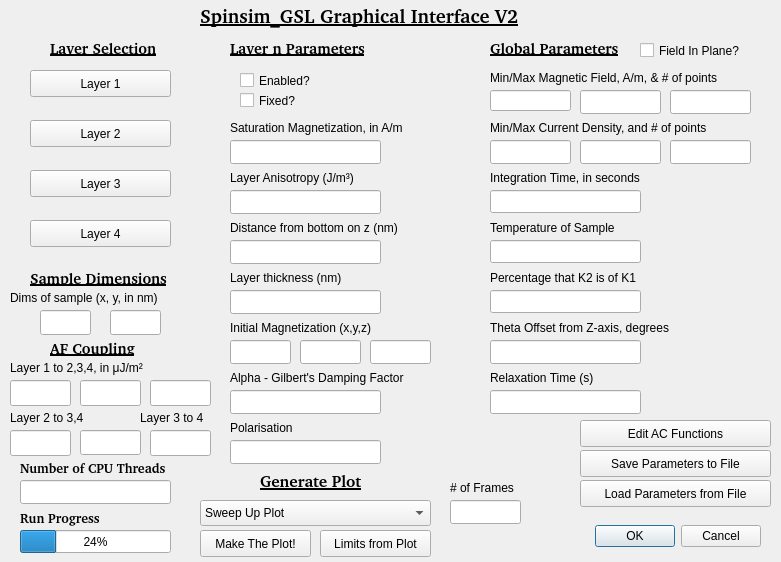
<?xml version="1.0" encoding="UTF-8"?>
<ui version="4.0">
 <class>Dialog</class>
 <widget class="QDialog" name="Dialog">
  <property name="geometry">
   <rect>
    <x>0</x>
    <y>0</y>
    <width>781</width>
    <height>562</height>
   </rect>
  </property>
  <property name="windowTitle">
   <string>Dialog</string>
  </property>
  <property name="windowIcon">
   <iconset>
    <normaloff>deprecated/small-mag.gif</normaloff>deprecated/small-mag.gif</iconset>
  </property>
  <widget class="QDialogButtonBox" name="buttonBox">
   <property name="geometry">
    <rect>
     <x>420</x>
     <y>520</y>
     <width>341</width>
     <height>32</height>
    </rect>
   </property>
   <property name="orientation">
    <enum>Qt::Horizontal</enum>
   </property>
   <property name="standardButtons">
    <set>QDialogButtonBox::Cancel|QDialogButtonBox::Ok</set>
   </property>
  </widget>
  <widget class="QPushButton" name="pushButton_layer1">
   <property name="geometry">
    <rect>
     <x>30</x>
     <y>70</y>
     <width>141</width>
     <height>27</height>
    </rect>
   </property>
   <property name="text">
    <string>Layer 1</string>
   </property>
  </widget>
  <widget class="QPushButton" name="pushButton_layer2">
   <property name="geometry">
    <rect>
     <x>30</x>
     <y>120</y>
     <width>141</width>
     <height>27</height>
    </rect>
   </property>
   <property name="text">
    <string>Layer 2</string>
   </property>
  </widget>
  <widget class="QPushButton" name="pushButton_layer3">
   <property name="geometry">
    <rect>
     <x>30</x>
     <y>170</y>
     <width>141</width>
     <height>27</height>
    </rect>
   </property>
   <property name="text">
    <string>Layer 3</string>
   </property>
  </widget>
  <widget class="QPushButton" name="pushButton_layer4">
   <property name="geometry">
    <rect>
     <x>30</x>
     <y>220</y>
     <width>141</width>
     <height>27</height>
    </rect>
   </property>
   <property name="text">
    <string>Layer 4</string>
   </property>
  </widget>
  <widget class="QLabel" name="label">
   <property name="geometry">
    <rect>
     <x>50</x>
     <y>40</y>
     <width>141</width>
     <height>16</height>
    </rect>
   </property>
   <property name="font">
    <font>
     <family>Bitstream Charter</family>
     <pointsize>11</pointsize>
     <weight>75</weight>
     <bold>true</bold>
     <underline>true</underline>
    </font>
   </property>
   <property name="text">
    <string>Layer Selection</string>
   </property>
  </widget>
  <widget class="QLabel" name="label_layerParams">
   <property name="geometry">
    <rect>
     <x>230</x>
     <y>40</y>
     <width>141</width>
     <height>16</height>
    </rect>
   </property>
   <property name="font">
    <font>
     <family>Bitstream Charter</family>
     <pointsize>11</pointsize>
     <weight>75</weight>
     <bold>true</bold>
     <underline>true</underline>
    </font>
   </property>
   <property name="text">
    <string>Layer n Parameters</string>
   </property>
  </widget>
  <widget class="QLabel" name="label_3">
   <property name="geometry">
    <rect>
     <x>30</x>
     <y>270</y>
     <width>141</width>
     <height>16</height>
    </rect>
   </property>
   <property name="font">
    <font>
     <family>Bitstream Charter</family>
     <pointsize>11</pointsize>
     <weight>75</weight>
     <bold>true</bold>
     <underline>true</underline>
    </font>
   </property>
   <property name="text">
    <string>Sample Dimensions</string>
   </property>
  </widget>
  <widget class="QLineEdit" name="lineEdit_dx">
   <property name="geometry">
    <rect>
     <x>40</x>
     <y>310</y>
     <width>51</width>
     <height>25</height>
    </rect>
   </property>
  </widget>
  <widget class="QLineEdit" name="lineEdit_dy">
   <property name="geometry">
    <rect>
     <x>110</x>
     <y>310</y>
     <width>51</width>
     <height>25</height>
    </rect>
   </property>
  </widget>
  <widget class="QLabel" name="label_4">
   <property name="geometry">
    <rect>
     <x>10</x>
     <y>290</y>
     <width>261</width>
     <height>16</height>
    </rect>
   </property>
   <property name="text">
    <string>Dims of sample (x, y, in nm)</string>
   </property>
  </widget>
  <widget class="QCheckBox" name="checkBox_layerEn">
   <property name="geometry">
    <rect>
     <x>240</x>
     <y>70</y>
     <width>87</width>
     <height>21</height>
    </rect>
   </property>
   <property name="text">
    <string>Enabled?</string>
   </property>
  </widget>
  <widget class="QLabel" name="label_5">
   <property name="geometry">
    <rect>
     <x>230</x>
     <y>120</y>
     <width>261</width>
     <height>16</height>
    </rect>
   </property>
   <property name="text">
    <string>Saturation Magnetization, in A/m</string>
   </property>
  </widget>
  <widget class="QLineEdit" name="lineEdit_SatMag">
   <property name="geometry">
    <rect>
     <x>230</x>
     <y>140</y>
     <width>151</width>
     <height>24</height>
    </rect>
   </property>
  </widget>
  <widget class="QLabel" name="label_6">
   <property name="geometry">
    <rect>
     <x>490</x>
     <y>40</y>
     <width>141</width>
     <height>16</height>
    </rect>
   </property>
   <property name="font">
    <font>
     <family>Bitstream Charter</family>
     <pointsize>11</pointsize>
     <weight>75</weight>
     <bold>true</bold>
     <underline>true</underline>
    </font>
   </property>
   <property name="text">
    <string>Global Parameters</string>
   </property>
  </widget>
  <widget class="QLineEdit" name="lineEdit_n">
   <property name="geometry">
    <rect>
     <x>670</x>
     <y>140</y>
     <width>81</width>
     <height>24</height>
    </rect>
   </property>
   <property name="text">
    <string/>
   </property>
  </widget>
  <widget class="QLineEdit" name="lineEdit_jmin">
   <property name="geometry">
    <rect>
     <x>490</x>
     <y>140</y>
     <width>81</width>
     <height>24</height>
    </rect>
   </property>
   <property name="text">
    <string/>
   </property>
  </widget>
  <widget class="QLabel" name="label_8">
   <property name="geometry">
    <rect>
     <x>490</x>
     <y>120</y>
     <width>261</width>
     <height>16</height>
    </rect>
   </property>
   <property name="text">
    <string>Min/Max Current Density, and # of points</string>
   </property>
  </widget>
  <widget class="QLineEdit" name="lineEdit_jmax">
   <property name="geometry">
    <rect>
     <x>580</x>
     <y>140</y>
     <width>81</width>
     <height>24</height>
    </rect>
   </property>
   <property name="text">
    <string/>
   </property>
  </widget>
  <widget class="QLineEdit" name="lineEdit_nfield">
   <property name="geometry">
    <rect>
     <x>670</x>
     <y>90</y>
     <width>81</width>
     <height>24</height>
    </rect>
   </property>
   <property name="text">
    <string/>
   </property>
  </widget>
  <widget class="QLineEdit" name="lineEdit_hzmax">
   <property name="geometry">
    <rect>
     <x>580</x>
     <y>90</y>
     <width>81</width>
     <height>24</height>
    </rect>
   </property>
   <property name="text">
    <string/>
   </property>
  </widget>
  <widget class="QLabel" name="label_11">
   <property name="geometry">
    <rect>
     <x>490</x>
     <y>70</y>
     <width>261</width>
     <height>16</height>
    </rect>
   </property>
   <property name="text">
    <string>Min/Max Magnetic Field, A/m, &amp; # of points</string>
   </property>
  </widget>
  <widget class="QLineEdit" name="lineEdit_hzmin">
   <property name="geometry">
    <rect>
     <x>490</x>
     <y>90</y>
     <width>81</width>
     <height>21</height>
    </rect>
   </property>
   <property name="text">
    <string/>
   </property>
  </widget>
  <widget class="QLineEdit" name="lineEdit_perK2">
   <property name="geometry">
    <rect>
     <x>490</x>
     <y>290</y>
     <width>151</width>
     <height>23</height>
    </rect>
   </property>
   <property name="text">
    <string/>
   </property>
  </widget>
  <widget class="QLabel" name="label_13">
   <property name="geometry">
    <rect>
     <x>490</x>
     <y>270</y>
     <width>261</width>
     <height>16</height>
    </rect>
   </property>
   <property name="text">
    <string>Percentage that K2 is of K1</string>
   </property>
  </widget>
  <widget class="QLineEdit" name="lineEdit_thetaoff">
   <property name="geometry">
    <rect>
     <x>490</x>
     <y>340</y>
     <width>151</width>
     <height>24</height>
    </rect>
   </property>
   <property name="text">
    <string/>
   </property>
  </widget>
  <widget class="QLabel" name="label_14">
   <property name="geometry">
    <rect>
     <x>490</x>
     <y>320</y>
     <width>261</width>
     <height>16</height>
    </rect>
   </property>
   <property name="text">
    <string>Theta Offset from Z-axis, degrees</string>
   </property>
  </widget>
  <widget class="QLineEdit" name="lineEdit_threadcount">
   <property name="geometry">
    <rect>
     <x>20</x>
     <y>480</y>
     <width>151</width>
     <height>24</height>
    </rect>
   </property>
   <property name="text">
    <string/>
   </property>
  </widget>
  <widget class="QLabel" name="label_15">
   <property name="geometry">
    <rect>
     <x>20</x>
     <y>460</y>
     <width>171</width>
     <height>16</height>
    </rect>
   </property>
   <property name="font">
    <font>
     <family>Bitstream Charter</family>
     <pointsize>10</pointsize>
     <weight>75</weight>
     <bold>true</bold>
    </font>
   </property>
   <property name="text">
    <string>Number of CPU Threads</string>
   </property>
  </widget>
  <widget class="QProgressBar" name="progressBar_Progress">
   <property name="geometry">
    <rect>
     <x>20</x>
     <y>530</y>
     <width>151</width>
     <height>23</height>
    </rect>
   </property>
   <property name="value">
    <number>24</number>
   </property>
  </widget>
  <widget class="QLabel" name="label_Progress">
   <property name="geometry">
    <rect>
     <x>20</x>
     <y>510</y>
     <width>261</width>
     <height>16</height>
    </rect>
   </property>
   <property name="font">
    <font>
     <family>Bitstream Charter</family>
     <pointsize>10</pointsize>
     <weight>75</weight>
     <bold>true</bold>
    </font>
   </property>
   <property name="text">
    <string>Run Progress</string>
   </property>
  </widget>
  <widget class="QLabel" name="label_GeneratePlot">
   <property name="geometry">
    <rect>
     <x>260</x>
     <y>470</y>
     <width>141</width>
     <height>21</height>
    </rect>
   </property>
   <property name="font">
    <font>
     <family>Bitstream Charter</family>
     <pointsize>12</pointsize>
     <weight>75</weight>
     <bold>true</bold>
     <underline>true</underline>
    </font>
   </property>
   <property name="text">
    <string>Generate Plot</string>
   </property>
  </widget>
  <widget class="QPushButton" name="pushButton_GetLims">
   <property name="geometry">
    <rect>
     <x>320</x>
     <y>530</y>
     <width>111</width>
     <height>27</height>
    </rect>
   </property>
   <property name="text">
    <string>Limits from Plot</string>
   </property>
  </widget>
  <widget class="QPushButton" name="pushButton_MakePlot">
   <property name="geometry">
    <rect>
     <x>200</x>
     <y>530</y>
     <width>111</width>
     <height>27</height>
    </rect>
   </property>
   <property name="text">
    <string>Make The Plot!</string>
   </property>
  </widget>
  <widget class="QComboBox" name="comboBox_PlotType">
   <property name="geometry">
    <rect>
     <x>200</x>
     <y>500</y>
     <width>231</width>
     <height>26</height>
    </rect>
   </property>
   <item>
    <property name="text">
     <string>Sweep Up Plot</string>
    </property>
   </item>
   <item>
    <property name="text">
     <string>Sweep Down Plot</string>
    </property>
   </item>
   <item>
    <property name="text">
     <string>Sweep Up - Down (Difference)</string>
    </property>
   </item>
   <item>
    <property name="text">
     <string>Sweep Up + Down (Sum)</string>
    </property>
   </item>
   <item>
    <property name="text">
     <string>All Plots</string>
    </property>
   </item>
   <item>
    <property name="text">
     <string>Single Point</string>
    </property>
   </item>
   <item>
    <property name="text">
     <string>Single Point, Animation</string>
    </property>
   </item>
   <item>
    <property name="text">
     <string>H sweep only</string>
    </property>
   </item>
   <item>
    <property name="text">
     <string>J sweep only</string>
    </property>
   </item>
  </widget>
  <widget class="QLineEdit" name="lineEdit_Alpha">
   <property name="geometry">
    <rect>
     <x>230</x>
     <y>390</y>
     <width>151</width>
     <height>24</height>
    </rect>
   </property>
   <property name="text">
    <string/>
   </property>
  </widget>
  <widget class="QLabel" name="label_17">
   <property name="geometry">
    <rect>
     <x>230</x>
     <y>370</y>
     <width>261</width>
     <height>16</height>
    </rect>
   </property>
   <property name="text">
    <string>Alpha - Gilbert's Damping Factor</string>
   </property>
  </widget>
  <widget class="QLineEdit" name="lineEdit_K1">
   <property name="geometry">
    <rect>
     <x>230</x>
     <y>190</y>
     <width>151</width>
     <height>24</height>
    </rect>
   </property>
   <property name="text">
    <string/>
   </property>
  </widget>
  <widget class="QLabel" name="label_18">
   <property name="geometry">
    <rect>
     <x>230</x>
     <y>170</y>
     <width>261</width>
     <height>16</height>
    </rect>
   </property>
   <property name="text">
    <string>Layer Anisotropy (J/m³)</string>
   </property>
  </widget>
  <widget class="QLabel" name="label_19">
   <property name="geometry">
    <rect>
     <x>200</x>
     <y>0</y>
     <width>321</width>
     <height>31</height>
    </rect>
   </property>
   <property name="font">
    <font>
     <family>Bitstream Charter</family>
     <pointsize>14</pointsize>
     <weight>75</weight>
     <bold>true</bold>
     <underline>true</underline>
    </font>
   </property>
   <property name="text">
    <string>Spinsim_GSL Graphical Interface V2</string>
   </property>
  </widget>
  <widget class="QCheckBox" name="checkBox_layerFixed">
   <property name="geometry">
    <rect>
     <x>240</x>
     <y>90</y>
     <width>87</width>
     <height>21</height>
    </rect>
   </property>
   <property name="text">
    <string>Fixed?</string>
   </property>
  </widget>
  <widget class="QLabel" name="label_20">
   <property name="geometry">
    <rect>
     <x>230</x>
     <y>220</y>
     <width>261</width>
     <height>16</height>
    </rect>
   </property>
   <property name="text">
    <string>Distance from bottom on z (nm)</string>
   </property>
  </widget>
  <widget class="QLineEdit" name="lineEdit_layerpos_z">
   <property name="geometry">
    <rect>
     <x>230</x>
     <y>240</y>
     <width>151</width>
     <height>24</height>
    </rect>
   </property>
   <property name="text">
    <string/>
   </property>
  </widget>
  <widget class="QLineEdit" name="lineEdit_dz">
   <property name="geometry">
    <rect>
     <x>230</x>
     <y>290</y>
     <width>151</width>
     <height>24</height>
    </rect>
   </property>
   <property name="text">
    <string/>
   </property>
  </widget>
  <widget class="QLabel" name="label_21">
   <property name="geometry">
    <rect>
     <x>230</x>
     <y>270</y>
     <width>261</width>
     <height>16</height>
    </rect>
   </property>
   <property name="text">
    <string>Layer thickness (nm)</string>
   </property>
  </widget>
  <widget class="QLabel" name="label_22">
   <property name="geometry">
    <rect>
     <x>230</x>
     <y>320</y>
     <width>261</width>
     <height>16</height>
    </rect>
   </property>
   <property name="text">
    <string>Initial Magnetization (x,y,z)</string>
   </property>
  </widget>
  <widget class="QLineEdit" name="lineEdit_InitMagX">
   <property name="geometry">
    <rect>
     <x>230</x>
     <y>340</y>
     <width>61</width>
     <height>24</height>
    </rect>
   </property>
   <property name="text">
    <string/>
   </property>
  </widget>
  <widget class="QLineEdit" name="lineEdit_InitMagY">
   <property name="geometry">
    <rect>
     <x>300</x>
     <y>340</y>
     <width>61</width>
     <height>24</height>
    </rect>
   </property>
   <property name="text">
    <string/>
   </property>
  </widget>
  <widget class="QLineEdit" name="lineEdit_InitMagZ">
   <property name="geometry">
    <rect>
     <x>370</x>
     <y>340</y>
     <width>61</width>
     <height>24</height>
    </rect>
   </property>
   <property name="text">
    <string/>
   </property>
  </widget>
  <widget class="QLineEdit" name="lineEdit_SampTemp">
   <property name="geometry">
    <rect>
     <x>490</x>
     <y>240</y>
     <width>151</width>
     <height>23</height>
    </rect>
   </property>
   <property name="text">
    <string/>
   </property>
  </widget>
  <widget class="QLabel" name="label_23">
   <property name="geometry">
    <rect>
     <x>490</x>
     <y>220</y>
     <width>261</width>
     <height>16</height>
    </rect>
   </property>
   <property name="text">
    <string>Temperature of Sample</string>
   </property>
  </widget>
  <widget class="QLabel" name="label_24">
   <property name="geometry">
    <rect>
     <x>490</x>
     <y>170</y>
     <width>261</width>
     <height>16</height>
    </rect>
   </property>
   <property name="text">
    <string>Integration Time, in seconds</string>
   </property>
  </widget>
  <widget class="QLineEdit" name="lineEdit_IntegrationTime">
   <property name="geometry">
    <rect>
     <x>490</x>
     <y>190</y>
     <width>151</width>
     <height>23</height>
    </rect>
   </property>
   <property name="text">
    <string/>
   </property>
  </widget>
  <widget class="QPushButton" name="pushButton">
   <property name="geometry">
    <rect>
     <x>580</x>
     <y>450</y>
     <width>191</width>
     <height>27</height>
    </rect>
   </property>
   <property name="text">
    <string>Save Parameters to File</string>
   </property>
  </widget>
  <widget class="QPushButton" name="pushButton_2">
   <property name="geometry">
    <rect>
     <x>580</x>
     <y>480</y>
     <width>191</width>
     <height>27</height>
    </rect>
   </property>
   <property name="text">
    <string>Load Parameters from File</string>
   </property>
  </widget>
  <widget class="QLabel" name="label_numFrames">
   <property name="geometry">
    <rect>
     <x>450</x>
     <y>480</y>
     <width>101</width>
     <height>16</height>
    </rect>
   </property>
   <property name="text">
    <string># of Frames</string>
   </property>
  </widget>
  <widget class="QLineEdit" name="lineEdit_numFrames">
   <property name="geometry">
    <rect>
     <x>450</x>
     <y>500</y>
     <width>71</width>
     <height>24</height>
    </rect>
   </property>
   <property name="text">
    <string/>
   </property>
  </widget>
  <widget class="QPushButton" name="pushButton_3">
   <property name="geometry">
    <rect>
     <x>580</x>
     <y>420</y>
     <width>191</width>
     <height>27</height>
    </rect>
   </property>
   <property name="text">
    <string>Edit AC Functions</string>
   </property>
  </widget>
  <widget class="QLabel" name="label_7">
   <property name="geometry">
    <rect>
     <x>50</x>
     <y>340</y>
     <width>141</width>
     <height>16</height>
    </rect>
   </property>
   <property name="font">
    <font>
     <family>Bitstream Charter</family>
     <pointsize>11</pointsize>
     <weight>75</weight>
     <bold>true</bold>
     <underline>true</underline>
    </font>
   </property>
   <property name="text">
    <string>AF Coupling</string>
   </property>
  </widget>
  <widget class="QLabel" name="label_25">
   <property name="geometry">
    <rect>
     <x>10</x>
     <y>360</y>
     <width>261</width>
     <height>16</height>
    </rect>
   </property>
   <property name="text">
    <string>Layer 1 to 2,3,4, in μJ/m²</string>
   </property>
  </widget>
  <widget class="QLineEdit" name="lineEdit_af_12">
   <property name="geometry">
    <rect>
     <x>10</x>
     <y>380</y>
     <width>61</width>
     <height>26</height>
    </rect>
   </property>
  </widget>
  <widget class="QLineEdit" name="lineEdit_af_13">
   <property name="geometry">
    <rect>
     <x>80</x>
     <y>380</y>
     <width>61</width>
     <height>26</height>
    </rect>
   </property>
  </widget>
  <widget class="QLineEdit" name="lineEdit_af_14">
   <property name="geometry">
    <rect>
     <x>150</x>
     <y>380</y>
     <width>61</width>
     <height>26</height>
    </rect>
   </property>
  </widget>
  <widget class="QLineEdit" name="lineEdit_af_23">
   <property name="geometry">
    <rect>
     <x>10</x>
     <y>430</y>
     <width>61</width>
     <height>26</height>
    </rect>
   </property>
  </widget>
  <widget class="QLineEdit" name="lineEdit_af_24">
   <property name="geometry">
    <rect>
     <x>80</x>
     <y>430</y>
     <width>61</width>
     <height>25</height>
    </rect>
   </property>
  </widget>
  <widget class="QLineEdit" name="lineEdit_af_34">
   <property name="geometry">
    <rect>
     <x>150</x>
     <y>430</y>
     <width>61</width>
     <height>26</height>
    </rect>
   </property>
  </widget>
  <widget class="QLabel" name="label_26">
   <property name="geometry">
    <rect>
     <x>10</x>
     <y>410</y>
     <width>261</width>
     <height>16</height>
    </rect>
   </property>
   <property name="text">
    <string>Layer 2 to 3,4</string>
   </property>
  </widget>
  <widget class="QLabel" name="label_27">
   <property name="geometry">
    <rect>
     <x>140</x>
     <y>410</y>
     <width>261</width>
     <height>16</height>
    </rect>
   </property>
   <property name="text">
    <string>Layer 3 to 4</string>
   </property>
  </widget>
  <widget class="QLineEdit" name="lineEdit_Pol">
   <property name="geometry">
    <rect>
     <x>230</x>
     <y>440</y>
     <width>151</width>
     <height>24</height>
    </rect>
   </property>
   <property name="text">
    <string/>
   </property>
  </widget>
  <widget class="QLabel" name="label_28">
   <property name="geometry">
    <rect>
     <x>230</x>
     <y>420</y>
     <width>261</width>
     <height>16</height>
    </rect>
   </property>
   <property name="text">
    <string>Polarisation</string>
   </property>
  </widget>
  <widget class="QLineEdit" name="lineEdit_relax">
   <property name="geometry">
    <rect>
     <x>490</x>
     <y>390</y>
     <width>151</width>
     <height>24</height>
    </rect>
   </property>
   <property name="text">
    <string/>
   </property>
  </widget>
  <widget class="QLabel" name="label_16">
   <property name="geometry">
    <rect>
     <x>490</x>
     <y>370</y>
     <width>261</width>
     <height>16</height>
    </rect>
   </property>
   <property name="text">
    <string>Relaxation Time (s)</string>
   </property>
  </widget>
  <widget class="QCheckBox" name="checkBox_fieldInPlane">
   <property name="geometry">
    <rect>
     <x>640</x>
     <y>40</y>
     <width>121</width>
     <height>21</height>
    </rect>
   </property>
   <property name="text">
    <string>Field In Plane?</string>
   </property>
  </widget>
 </widget>
 <resources/>
 <connections>
  <connection>
   <sender>buttonBox</sender>
   <signal>rejected()</signal>
   <receiver>Dialog</receiver>
   <slot>close()</slot>
   <hints>
    <hint type="sourcelabel">
     <x>706</x>
     <y>520</y>
    </hint>
    <hint type="destinationlabel">
     <x>619</x>
     <y>493</y>
    </hint>
   </hints>
  </connection>
  <connection>
   <sender>pushButton_layer1</sender>
   <signal>clicked()</signal>
   <receiver>Dialog</receiver>
   <slot>handleLayer1Button()</slot>
   <hints>
    <hint type="sourcelabel">
     <x>134</x>
     <y>82</y>
    </hint>
    <hint type="destinationlabel">
     <x>215</x>
     <y>87</y>
    </hint>
   </hints>
  </connection>
  <connection>
   <sender>pushButton_layer2</sender>
   <signal>clicked()</signal>
   <receiver>Dialog</receiver>
   <slot>handleLayer2Button()</slot>
   <hints>
    <hint type="sourcelabel">
     <x>87</x>
     <y>137</y>
    </hint>
    <hint type="destinationlabel">
     <x>223</x>
     <y>134</y>
    </hint>
   </hints>
  </connection>
  <connection>
   <sender>pushButton_layer3</sender>
   <signal>clicked()</signal>
   <receiver>Dialog</receiver>
   <slot>handleLayer3Button()</slot>
   <hints>
    <hint type="sourcelabel">
     <x>68</x>
     <y>190</y>
    </hint>
    <hint type="destinationlabel">
     <x>222</x>
     <y>194</y>
    </hint>
   </hints>
  </connection>
  <connection>
   <sender>pushButton_layer4</sender>
   <signal>clicked()</signal>
   <receiver>Dialog</receiver>
   <slot>handleLayer4Button()</slot>
   <hints>
    <hint type="sourcelabel">
     <x>170</x>
     <y>240</y>
    </hint>
    <hint type="destinationlabel">
     <x>209</x>
     <y>237</y>
    </hint>
   </hints>
  </connection>
  <connection>
   <sender>buttonBox</sender>
   <signal>accepted()</signal>
   <receiver>Dialog</receiver>
   <slot>runHsweepSlot()</slot>
   <hints>
    <hint type="sourcelabel">
     <x>738</x>
     <y>532</y>
    </hint>
    <hint type="destinationlabel">
     <x>618</x>
     <y>457</y>
    </hint>
   </hints>
  </connection>
  <connection>
   <sender>pushButton_MakePlot</sender>
   <signal>clicked()</signal>
   <receiver>Dialog</receiver>
   <slot>makePlotSlot()</slot>
   <hints>
    <hint type="sourcelabel">
     <x>242</x>
     <y>514</y>
    </hint>
    <hint type="destinationlabel">
     <x>223</x>
     <y>399</y>
    </hint>
   </hints>
  </connection>
  <connection>
   <sender>pushButton_GetLims</sender>
   <signal>clicked()</signal>
   <receiver>Dialog</receiver>
   <slot>handleSetLimits()</slot>
   <hints>
    <hint type="sourcelabel">
     <x>337</x>
     <y>527</y>
    </hint>
    <hint type="destinationlabel">
     <x>375</x>
     <y>393</y>
    </hint>
   </hints>
  </connection>
  <connection>
   <sender>pushButton</sender>
   <signal>clicked()</signal>
   <receiver>Dialog</receiver>
   <slot>handleSaveParamsToFile()</slot>
   <hints>
    <hint type="sourcelabel">
     <x>672</x>
     <y>454</y>
    </hint>
    <hint type="destinationlabel">
     <x>458</x>
     <y>408</y>
    </hint>
   </hints>
  </connection>
  <connection>
   <sender>pushButton_2</sender>
   <signal>clicked()</signal>
   <receiver>Dialog</receiver>
   <slot>handleLoadParamsFromFile()</slot>
   <hints>
    <hint type="sourcelabel">
     <x>646</x>
     <y>485</y>
    </hint>
    <hint type="destinationlabel">
     <x>473</x>
     <y>452</y>
    </hint>
   </hints>
  </connection>
  <connection>
   <sender>comboBox_PlotType</sender>
   <signal>activated(int)</signal>
   <receiver>Dialog</receiver>
   <slot>handlePlotTypeSelect(int)</slot>
   <hints>
    <hint type="sourcelabel">
     <x>269</x>
     <y>488</y>
    </hint>
    <hint type="destinationlabel">
     <x>163</x>
     <y>396</y>
    </hint>
   </hints>
  </connection>
  <connection>
   <sender>pushButton_3</sender>
   <signal>clicked()</signal>
   <receiver>Dialog</receiver>
   <slot>handleTimeDepDialog()</slot>
   <hints>
    <hint type="sourcelabel">
     <x>734</x>
     <y>427</y>
    </hint>
    <hint type="destinationlabel">
     <x>690</x>
     <y>256</y>
    </hint>
   </hints>
  </connection>
 </connections>
 <slots>
  <slot>handleLayer1Button()</slot>
  <slot>handleLayer2Button()</slot>
  <slot>handleLayer3Button()</slot>
  <slot>handleLayer4Button()</slot>
  <slot>runHsweepSlot()</slot>
  <slot>makePlotSlot()</slot>
  <slot>handleSinglePlot()</slot>
  <slot>printDebugVars()</slot>
  <slot>handleSaveParamsToFile()</slot>
  <slot>handleLoadParamsFromFile()</slot>
  <slot>handlePlotTypeSelect(int)</slot>
  <slot>handleSetLimits()</slot>
  <slot>slot1()</slot>
  <slot>handleTimeDepDialog()</slot>
 </slots>
</ui>
